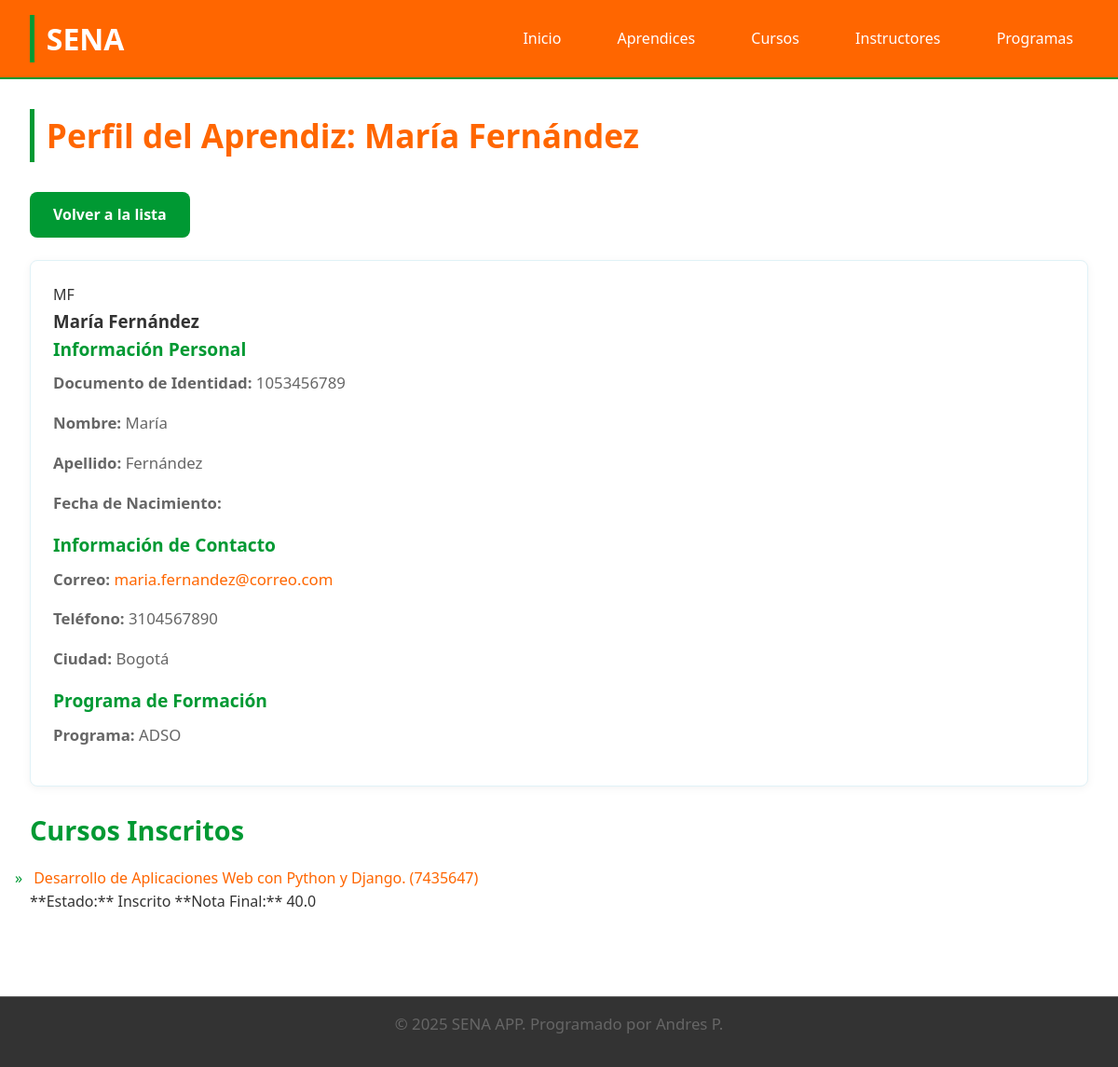
Screenshot of /aprendices/aprendices/aprendiz/3/ with the database file from the repository.
### aprendices/models.py (models this page shows, shortened)
class Aprendiz(models.Model):
    documento_identidad = models.IntegerField(unique=True, null=True)
    nombre = models.CharField(max_length=100)
    apellido = models.CharField(max_length=100)
    telefono = models.IntegerField(null=True, blank=True) # Añadido blank=True
    correo = models.EmailField(null=True, blank=True) # Añadido blank=True
    fecha_nacimiento = models.DateField(null=True, blank=True)
    ciudad = models.CharField(max_length=100, null=True, blank=True) # Añadido blank=True
    programa = models.CharField(max_length=100, null=True, blank=True)
    class Meta:
        verbose_name = "Aprendiz"
        verbose_name_plural = "Aprendices"
        ordering = ["apellido", "nombre"]
    def nombre_completo(self):
        return f"{self.nombre} {self.apellido}"

class AprendizCurso(models.Model):
    ESTADO_CHOICES = [
        ("INS", "Inscrito"),
        ("ACT", "Activo"),
        ("DES", "Desertor"),
        ("GRA", "Graduado"),
        ("SUS", "Suspendido"),
    ]
    aprendiz = models.ForeignKey(Aprendiz, on_delete=models.CASCADE)
    curso = models.ForeignKey(Curso, on_delete=models.CASCADE)
    fecha_inscripcion = models.DateField(
        auto_now_add=True, verbose_name="Fecha de Inscripción"
    )
    estado = models.CharField(
        max_length=3,
        choices=ESTADO_CHOICES,
        default="INS",
        verbose_name="Estado en el Curso",
    )
    nota_final = models.DecimalField(
        max_digits=3, decimal_places=1, null=True, blank=True, verbose_name="Nota Final"
    )
    observaciones = models.TextField(
        blank=True, null=True, verbose_name="Observaciones"
    )
    class Meta:
        verbose_name = "Aprendiz por Curso"
        verbose_name_plural = "Aprendices por Curso"
        unique_together = ["aprendiz", "curso"]

class Curso(models.Model):
    ESTADO_CHOICES = [
        ("PRO", "Programado"),
        ("INI", "Iniciado"),
        ("EJE", "En Ejecución"),
        ("FIN", "Finalizado"),
        ("CAN", "Cancelado"),
        ("SUS", "Suspendido"),
    ]
    codigo = models.CharField(
        max_length=30, unique=True, verbose_name="Código del Curso"
    )
    nombre = models.CharField(max_length=200, verbose_name="Nombre del Curso")
    programa = models.ForeignKey(
        Programa, # Usamos el modelo directamente porque ya está importado
        on_delete=models.CASCADE,
        verbose_name="Programa de Formación",
    )
    instructor_coordinador = models.ForeignKey(
        Instructor, # Usamos el modelo directamente porque ya está importado
        on_delete=models.CASCADE,
        related_name="cursos_coordinados",
        verbose_name="Instructor Coordinador",
    )
    instructores = models.ManyToManyField(
        Instructor, # Usamos el modelo directamente porque ya está importado
        through="InstructorCurso",
        related_name="cursos_impartidos",
        verbose_name="Instructores",
    )
    aprendices = models.ManyToManyField(
        Aprendiz,
        through="AprendizCurso",
        related_name="cursos",
        verbose_name="Aprendices",
    )
    fecha_inicio = models.DateField(verbose_name="Fecha de Inicio")
    fecha_fin = models.DateField(verbose_name="Fecha de Finalización")
    horario = models.CharField(max_length=100, verbose_name="Horario")
    aula = models.CharField(max_length=50, verbose_name="Aula/Ambiente")
    cupos_maximos = models.PositiveIntegerField(verbose_name="Cupos Máximos")
    estado = models.CharField(
        max_length=3,
        choices=ESTADO_CHOICES,
        default="PRO",
        verbose_name="Estado del Curso",
    )
    observaciones = models.TextField(
        blank=True, null=True, verbose_name="Observaciones"
    )
    fecha_registro = models.DateTimeField(
        auto_now_add=True, verbose_name="Fecha de Registro"
    )
    class Meta:
        verbose_name = "Curso"
        verbose_name_plural = "Cursos"
        ordering = ["-fecha_inicio"]

### aprendices/views.py (the view)
# urls.py: path("aprendices/aprendiz/<int:aprendiz_id>/", views.detalle_aprendiz, name="detalle_aprendiz"),
def detalle_aprendiz(request, aprendiz_id):
    aprendiz = get_object_or_404(Aprendiz, id=aprendiz_id)
    cursos_inscritos = AprendizCurso.objects.filter(aprendiz=aprendiz)
    context = {
        "aprendiz": aprendiz,
        "cursos_inscritos": cursos_inscritos,
    }
    return render(request, "detalle_aprendiz.html", context)

### aprendices/Templates/detalle_aprendiz.html (shortened to what this page needs)
{% extends 'base.html' %}
{% block content %}
    <h1>Perfil del Aprendiz: {{ aprendiz.nombre_completo }}</h1>
    <div class="section-header">
        <a href="{% url 'aprendices:lista_aprendices' %}" class="btn">Volver a la lista</a>
    </div>
    <div class="member-list">
        <div class="member-list-item">
            <div class="profile-info">
                <div class="profile-avatar">
                    {{ aprendiz.nombre.0 }}{{ aprendiz.apellido.0 }}
                </div>
                <div class="profile-details">
                    <h3>{{ aprendiz.nombre_completo }}</h3>
                </div>
            </div>
            <div class="info-section">
                <h5>Información Personal</h5>
                <p><strong>Documento de Identidad:</strong> {{ aprendiz.documento_identidad }}</p>
                <p><strong>Nombre:</strong> {{ aprendiz.nombre }}</p>
                <p><strong>Apellido:</strong> {{ aprendiz.apellido }}</p>
                <p><strong>Fecha de Nacimiento:</strong> {{ aprendiz.Fecha_nacimiento|date:"d/m/Y" }}</p>
            </div>
            <div class="info-section">
                <h5>Información de Contacto</h5>
                <p><strong>Correo:</strong> <a href="mailto:{{ aprendiz.correo }}">{{ aprendiz.correo }}</a></p>
                <p><strong>Teléfono:</strong> {{ aprendiz.telefono }}</p>
                <p><strong>Ciudad:</strong> {{ aprendiz.ciudad }}</p>
            </div>
            <div class="info-section">
                <h5>Programa de Formación</h5>
                <p><strong>Programa:</strong> {{ aprendiz.programa }}</p>
            </div>
        </div>
    </div>
    <div class="cursos-section">
        <h2>Cursos Inscritos</h2>
        {% if cursos_inscritos %}
        <ul>
            {% for inscripcion in cursos_inscritos %}
            <li>
                <a href="{% url 'aprendices:detalle_curso' inscripcion.curso.id %}">
                    {{ inscripcion.curso.nombre }} ({{ inscripcion.curso.codigo }})
                </a>
                <br>
                <span>**Estado:** {{ inscripcion.get_estado_display }}</span>
                {% if inscripcion.nota_final %}
                    <span>**Nota Final:** {{ inscripcion.nota_final }}</span>
                {% endif %}
            </li>
            {% endfor %}
        </ul>
        {% else %}
        <p>Este aprendiz no está inscrito en ningún curso.</p>
        {% endif %}
    </div>
{% endblock %}

### aprendices/Templates/base.html (style rules this page uses)
:root { --sena-orange: #FF6600; --sena-green: #009933; --sena-blue-dark: #004d40; --sena-blue-light: #e0f2f7; --sena-gray: #333333; --sena-light-gray: #666666; --sena-white: #FFFFFF; }
* { margin: 0; padding: 0; box-sizing: border-box; font-family: 'Segoe UI', Tahoma, Geneva, Verdana, sans-serif; }
body { background-color: var(--sena-white); color: var(--sena-gray); line-height: 1.6; }
h1 { font-size: 2.2rem; color: var(--sena-orange); margin-bottom: 1.5rem; border-left: 5px solid var(--sena-green); padding-left: 0.8rem; }
h2 { font-size: 1.8rem; color: var(--sena-green); margin-top: 1.5rem; margin-bottom: 1rem; font-weight: 600; }
p { margin-bottom: 1rem; font-size: 1.05rem; color: var(--sena-light-gray); }
ul { list-style: none; margin-bottom: 1.5rem; padding-left: 0; }
li::before { content: "»"; color: var(--sena-green); display: inline-block; width: 1em; margin-left: -1em; }
li { margin-bottom: 0.5rem; color: var(--sena-gray); }
a { color: var(--sena-orange); text-decoration: none; transition: color 0.3s; }
.member-list { list-style: none; padding: 0; margin: 1.5rem 0; display: grid; grid-template-columns: repeat(auto-fit, minmax(280px, 1fr)); gap: 1rem; }
.member-list-item { background-color: var(--sena-white); border: 1px solid var(--sena-blue-light); border-radius: 8px; padding: 1.5rem; box-shadow: 0 2px 10px rgba(0,0,0,0.05); transition: all 0.3s ease; }
.member-list-item h5 { font-size: 1.2rem; color: var(--sena-green); margin-bottom: 0.5rem; }
.btn { display: inline-block; padding: 0.4rem 0.9rem; background-color: var(--sena-green); color: var(--sena-white); border-radius: 4px; text-decoration: none; font-weight: bold; font-size: 0.9rem; transition: background-color 0.3s ease; }
.section-header { display: flex; justify-content: space-between; align-items: center; margin-top: 2rem; }
.btn { padding: 12px 25px; border: none; border-radius: 8px; cursor: pointer; font-size: 1em; font-weight: bold; text-decoration: none; display: inline-block; text-align: center; transition: background-color 0.3s ease, transform 0.2s ease; }

### rows the page displays
Aprendiz: nombre_completo "María Fernández", nombre.0 "M", apellido.0 "F", documento_identidad "1053456789", nombre "María", apellido "Fernández", correo "maria.fernandez@correo.com", telefono "3104567890", ciudad "Bogotá", programa "ADSO"
AprendizCurso: curso.nombre "Desarrollo de Aplicaciones Web con Python y Django.", curso.codigo "7435647", estado "Inscrito", nota_final "40.0"
